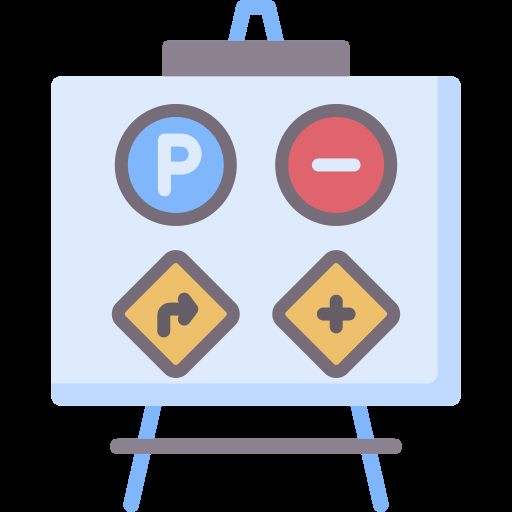
%> input picture Code/Images/traffic-signal.png, 512 x 512 px
$ octave --eval "result = segmentacio(imread('../Images/traffic-signal.png'));"   (GNU Octave 9; MATLAB toolbox functions it lacks are replaced by stand-ins)
%> lines starting %> are read from the running program, lines starting %| are printed output that depends on the picture; in (x1, y1, x2, y2) boxes, pixels count from 0 and x2, y2 are one past the last pixel; in counts of white or black regions, pixels touching at a corner belong together; the program's own positions count from 1
function imageSegmented = segmentacio(originalImage)
    im1gray = rgb2gray(originalImage);
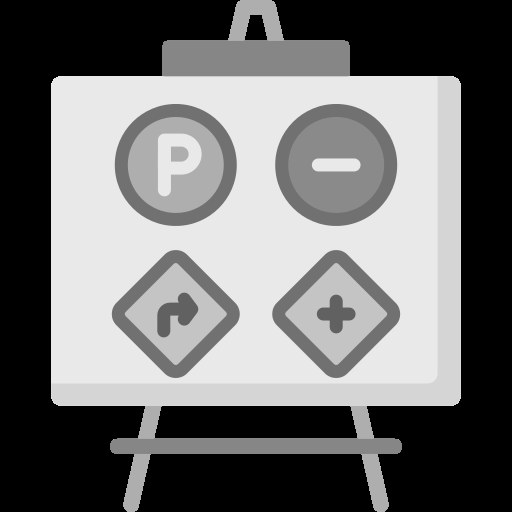
%> im1gray: size 512x512 uint8; min 0, max 240, mean 113.8

    % Calculamos el umbral de forma automatica, no siempre va bien,
    % a veces mejor calcularlo manualmente
    umbral = graythresh(im1gray);
%> umbral = 0.392

    % Umbral calculado automaticamente
    imbw = im2bw(im1gray, umbral);
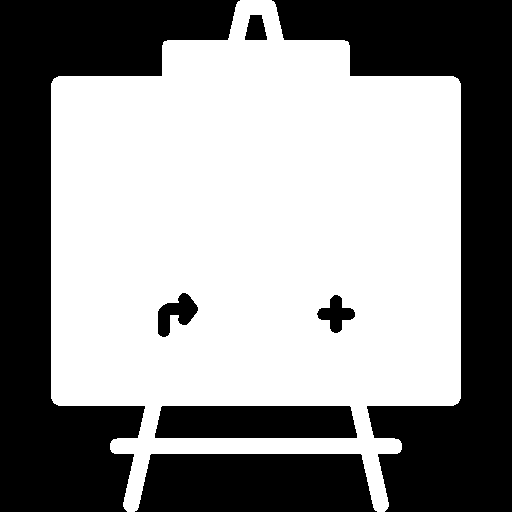
%> imbw: size 512x512 logical; 57% white; 7 black regions, largest, box (x1, y1, x2, y2) and area: (0, 0, 240, 512) 45760, (272, 0, 512, 512) 45760, (135, 454, 377, 512) 12972

    % Como aun quedan restos... Rellenamos los agujeros de blanco
    imbin = imfill(imbw, 'holes');
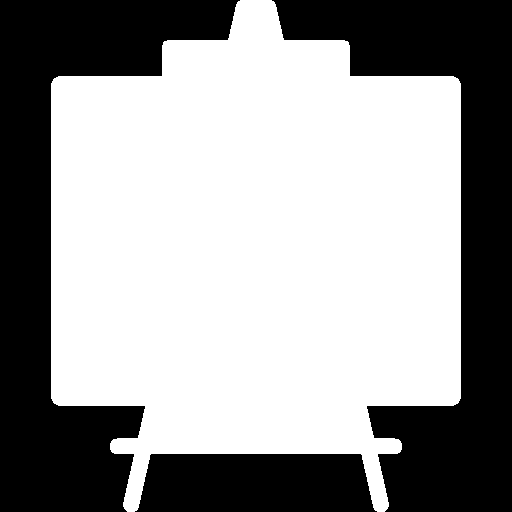
%> imbin: size 512x512 logical; 60.1% white; 3 black regions, box (x1, y1, x2, y2) and area: (0, 0, 240, 512) 45760, (272, 0, 512, 512) 45760, (135, 454, 377, 512) 12972

    imageSegmented = imbin
end
